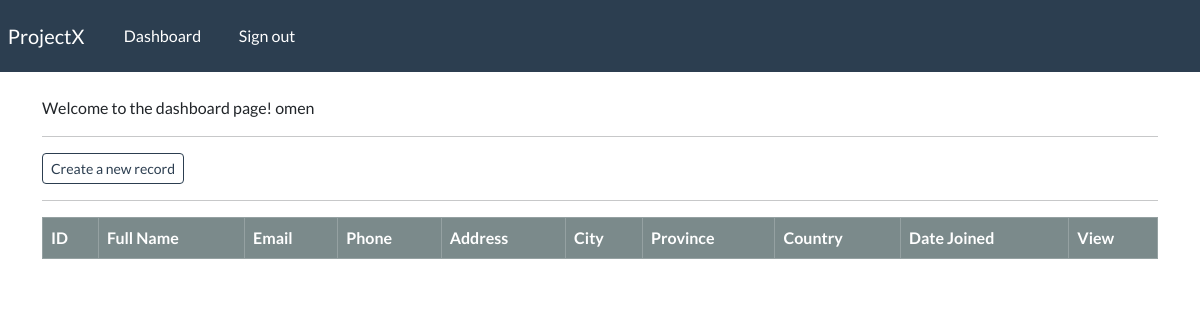
Page /dashboard (signed in) on the earlier database version.
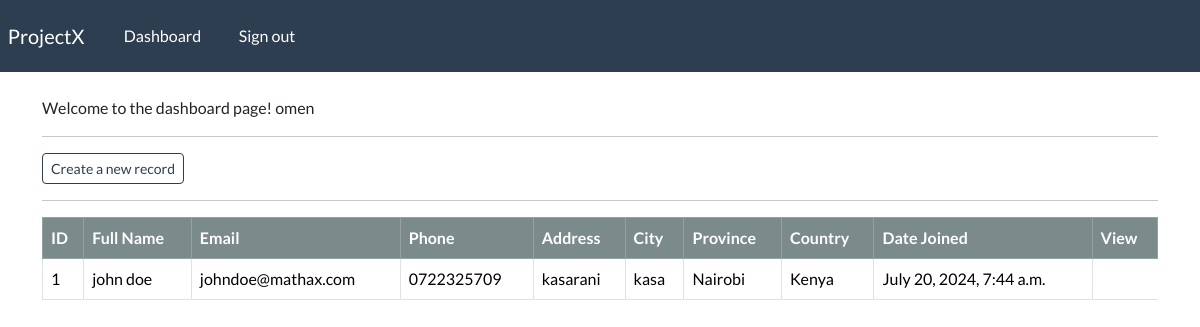
Same page on the later database version.
### webapp/models.py (models this page shows, shortened)
class Record(models.Model): # an id is normally added by django
    creation_date = models.DateTimeField(auto_now_add=True)
    first_name = models.CharField(max_length=100)
    last_name = models.CharField(max_length=100)
    email = models.CharField(max_length=255)
    phone = models.CharField(max_length=20)
    address = models.CharField(max_length=300)
    city = models.CharField(max_length=255)
    province = models.CharField(max_length=200)
    country = models.CharField(max_length=125)

### webapp/views.py (the view)
# urls.py: path('dashboard', views.dashboard, name='dashboard'),
@login_required(login_url='my-login') # ensures that only authorized users access dashboard
def dashboard(request):
    my_records = Record.objects.all()
    context = {'records' : my_records}
    return render(request, 'webapp/dashboard.html', context=context)

### webapp/templates/webapp/dashboard.html (shortened to what this page needs)
{% extends 'webapp/base.html'%}
{% block content %}
</h5>Welcome to the dashboard page! {{user}}</>
<hr>
<a class='btn btn-outline-primary btn-sm' href="{%url 'dashboard' %}" >Create a new record</a>
<hr>
<table class='table table-hover table-bordered'>
    <thead class="table-dark">
        <tr>
            <th scope="col">ID</th>
            <th scope="col">Full Name</th>
            <th scope="col">Email</th>
            <th scope="col">Phone</th>
            <th scope="col">Address</th>
            <th scope="col">City</th>
            <th scope="col">Province</th>
            <th scope="col">Country</th>
            <th scope="col">Date Joined</th>
            <th scope="col">View</th>
        </tr>
    </thead>
    <tbody>
        {% if records %}
        {%for record in records %}
        <tr>
            <td>{{record.id}}</td>
            <td>{{record.first_name}} {{record.last_name}}</td>
            <td>{{record.email}}</td>
            <td>{{record.phone}}</td>
            <td>{{record.address}}</td>
            <td>{{record.city}}</td>
            <td>{{record.province}}</td>
            <td>{{record.country}}</td>
            <td>{{record.creation_date}}</td>
        </tr>
        {%endfor%}
        {% endif %}
    </tbody>
</table>
{% endblock %}

### webapp/templates/webapp/base.html (shortened to what this page needs)
{% load static %}
<!DOCTYPE html>
<html>
    <head>
        <link rel="stylesheet" type="text/css" href="https://bootswatch.com/5/flatly/bootstrap.min.css">
        <link rel="stylesheet" type="text/css" href="{% static 'css/styles.css' %}">
    </head>
    <body>
        {% include 'webapp/navbar.html'%}
        <div class="container">
            <br>
            {% block content %}
            {% endblock %}
        </div>
    </body>
</html>

### webapp/templates/webapp/navbar.html (shortened to what this page needs)
<nav class="navbar navbar-expand-lg navbar-dark bg-primary justify-content-center">
    <a class="navbar-brand main-heading" href="{% url '' %}">
      &nbsp; ProjectX
    </a>
      <div class="collapse navbar-collapse text-center" id="navbarNavDropdown">
        <ul class="navbar-nav mr-auto">
          {% if user.is_authenticated %}
            <li class="nav-item">
              <a class="nav-link" href="{% url 'dashboard' %}">Dashboard &nbsp;  </a>
            </li>
            <li class="nav-item">
              <a class="nav-link" href="{% url 'user-logout' %}">Sign out &nbsp;  </a>
            </li>
        </ul>
        {% endif %}
      </div>
  </nav>

Differences in the rows shown:
added Record: id "1", first_name "john", last_name "doe", email "johndoe@mathax.com", phone "0722325709", address "kasarani", city "kasa", province "Nairobi", country "Kenya", creation_date "July 20, 2024, 7:44 a.m."
